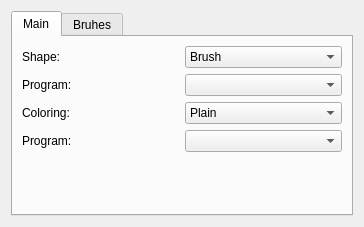
<?xml version="1.0" encoding="UTF-8"?>
<ui version="4.0">
 <class>DynamicBrushOptions</class>
 <widget class="QWidget" name="DynamicBrushOptions">
  <property name="geometry">
   <rect>
    <x>0</x>
    <y>0</y>
    <width>364</width>
    <height>227</height>
   </rect>
  </property>
  <layout class="QGridLayout" name="gridLayout_3">
   <item row="0" column="0">
    <widget class="KTabWidget" name="ktabwidget">
     <property name="currentIndex">
      <number>0</number>
     </property>
     <widget class="QWidget" name="tab">
      <attribute name="title">
       <string>Main</string>
      </attribute>
      <layout class="QGridLayout" name="gridLayout">
       <item row="0" column="0">
        <widget class="QLabel" name="label">
         <property name="text">
          <string>Shape:</string>
         </property>
        </widget>
       </item>
       <item row="0" column="1">
        <widget class="QComboBox" name="comboBoxShapes">
         <item>
          <property name="text">
           <string>Brush</string>
          </property>
         </item>
         <item>
          <property name="text">
           <string>Bristles</string>
          </property>
         </item>
        </widget>
       </item>
       <item row="1" column="0">
        <widget class="QLabel" name="label_2">
         <property name="text">
          <string>Program:</string>
         </property>
        </widget>
       </item>
       <item row="1" column="1">
        <widget class="QComboBox" name="comboBoxShapePrograms"/>
       </item>
       <item row="2" column="0">
        <widget class="QLabel" name="label_3">
         <property name="text">
          <string>Coloring:</string>
         </property>
        </widget>
       </item>
       <item row="2" column="1">
        <widget class="QComboBox" name="comboBoxColoring">
         <item>
          <property name="text">
           <string>Plain</string>
          </property>
         </item>
         <item>
          <property name="text">
           <string>Gradient</string>
          </property>
         </item>
         <item>
          <property name="text">
           <string>Uniform random</string>
          </property>
         </item>
         <item>
          <property name="text">
           <string>Total random</string>
          </property>
         </item>
        </widget>
       </item>
       <item row="3" column="0">
        <widget class="QLabel" name="label_4">
         <property name="text">
          <string>Program:</string>
         </property>
        </widget>
       </item>
       <item row="3" column="1">
        <widget class="QComboBox" name="comboBoxColoringPrograms"/>
       </item>
       <item row="4" column="1">
        <spacer name="verticalSpacer">
         <property name="orientation">
          <enum>Qt::Vertical</enum>
         </property>
         <property name="sizeHint" stdset="0">
          <size>
           <width>20</width>
           <height>67</height>
          </size>
         </property>
        </spacer>
       </item>
      </layout>
     </widget>
     <widget class="QWidget" name="tab_2">
      <attribute name="title">
       <string>Bruhes</string>
      </attribute>
      <layout class="QGridLayout" name="gridLayout_2">
       <item row="0" column="0">
        <widget class="KisBrushSelectionWidget" name="brushOptions" native="true"/>
       </item>
      </layout>
     </widget>
    </widget>
   </item>
  </layout>
 </widget>
 <customwidgets>
  <customwidget>
   <class>KTabWidget</class>
   <extends>QTabWidget</extends>
   <header>ktabwidget.h</header>
   <container>1</container>
  </customwidget>
  <customwidget>
   <class>KisBrushSelectionWidget</class>
   <extends>QWidget</extends>
   <header>kis_brush_selection_widget.h</header>
   <container>1</container>
  </customwidget>
 </customwidgets>
 <resources/>
 <connections/>
</ui>
